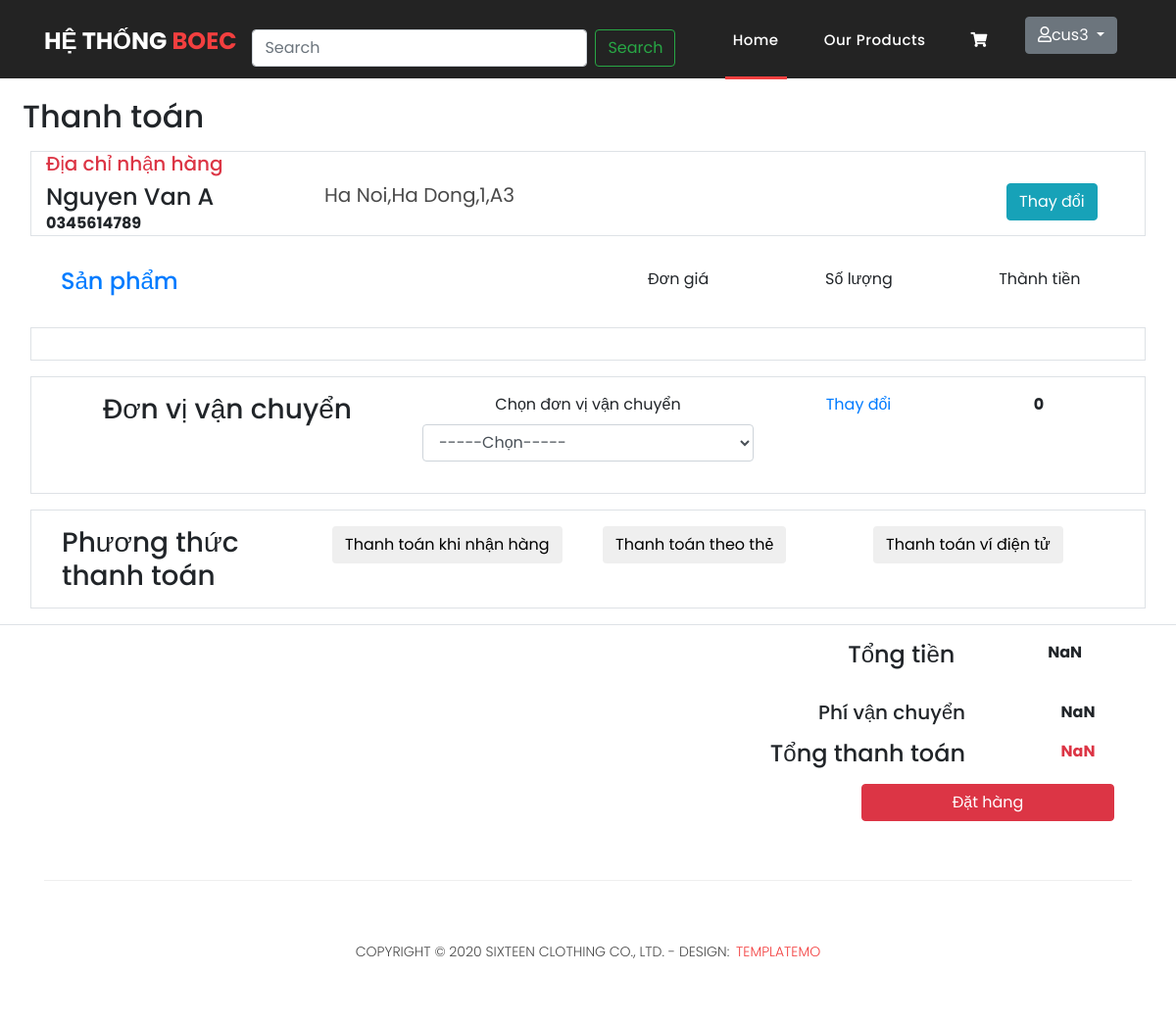
The app's page /cart/checkout/ (signed in) with its own data.
### user/models.py (models this page shows)
class CustomerUser(AbstractUser):
    phone_number =models.CharField(default='',max_length=15)

class Address(models.Model):
    id = models.AutoField(primary_key=True)
    reciever = models.CharField(default='Name of reciever',max_length=255)
    phone_reciever = models.CharField(default='reciever\'s phone number',max_length=255)
    user = models.ForeignKey(CustomerUser,on_delete=models.CASCADE)
    street =models.CharField(default='',max_length=255)
    apartment_number =models.CharField(default='',max_length=255)
    district=models.CharField(default='',max_length=255)
    city=models.CharField(default='',max_length=255)
    default=models.BooleanField(default=False)
    def ToString(self):
        return self.street+"," +self.apartment_number+","+self.district+","+ self.city

### order/models.py (models this page shows, shortened)
class Payment(models.Model):
    title = models.CharField(max_length=255)

### cart/views.py (the view, shortened to what this page needs)
# urls.py: path('checkout/',CheckoutView.as_view(),name="checkout"),
class CheckoutView(View):
    def get(seft,request):
        context={}
        if request.user.is_authenticated:
            cart=Cart.objects.get(user=CustomerUser.objects.get(id=request.user.id))
            user = CustomerUser.objects.get(id=request.user.id)
            add= Address.objects.filter(user = user,default = True)
            list_address = Address.objects.filter(user=user)
            print(len(add))
            ship=Shipping.objects.all()
            context['ship']= ship
            payment = Payment.objects.all()
            context['payment']= payment
            if(cart):
                cartItems= cart.cartitem_set.all()
                total=0
                for cart in cartItems:
                    cart.total= int(cart.quantity)*int(cart.item.sale_price)
                    total = total+ int(cart.quantity)*int(cart.item.sale_price)
                context['list'] =cartItems
                context['total']= total
                context['address']= add[0]
                context['list_add']= list_address
            return render(request,"cart/checkout.html",context)

### templates/cart/checkout.html (shortened to what this page needs)
{% extends 'homepage/base.html' %}
{% load static %}
{% block contentblock %}
<main style="padding-top:100px;">
    <div class="cart container-fluid">
        <h2 class="ml-2">Thanh toán</h2>
        <div class="row m-3 border">
            <div class="col-12">
                <h5 class="text-danger">Địa chỉ nhận hàng</h5>
                <div class="address_user">
                    <div class="row mt-2">
                        <div class="col-md-3">
                            <h4>{{address.reciever}} </h4>
                            <strong>{{address.phone_reciever}}</strong>
                        </div>
                        <div class="col-md-7">
                            <p class="address" name="address">{{address.ToString}}</p>
                        </div>
                        <div class="col-md-2 text-center">
                            <button type="button" class="btn btn-info" data-toggle="modal" data-target="#change_address">Thay đổi</button>
                        </div>
                    </div>
                </div>
            </div>
        </div>
        <div class="row m-3 p-3 text-center">
            <div class="col-md-6 text-left">
                <h4 class="text-primary">Sản phẩm</h4>
            </div>
            <div class="col-md-2">Đơn giá</div>
            <div class="col-md-2">Số lượng</div>
            <div class="col-md-2">Thành tiền</div>
        </div>
        <div class="row m-3 p-3 border text-center">
        </div>
        <div class="row m-3 p-3 border text-center">
            <div class="col-md-4">
                <h3>Đơn vị vận chuyển</h3>
            </div>
            <div class="col-md-4">
                <div class="form-group " >
                  <label for="">Chọn đơn vị vận chuyển</label>
                  <select class="form-control" name="" id="shipping" required>
                    <option value="" selected>-----Chọn-----</option>
                  </select>
                </div>
            </div>
            <div class="col-md-2">
                <a href="">Thay đổi</a>
            </div>
            <div class="col-md-2 ">
                <strong class="shipping-fee">0</strong>
            </div>
        </div>
        <div class="row m-3 p-3 border ">
            <div class="col-md-3">
                <h3 >Phương thức thanh toán</h3>
            </div>
            {% for method in payment%}
            <div class="col-md-3">
                <button class="btn " name="payment_method" data-id="{{method.id}}" >{{method.title}}</button>
            </div>
            {%endfor%}
        </div>
        <div class="row p-3 border-top ">
            <div class="col-md-10 text-right mb-3">
                <h4 >Tổng tiền</h4>
            </div>
            <div class="col-md-2 text-center">
                <strong class="price-product">{{total}}</strong>
            </div>
        </div>
        <div class="row">
            <div class="col-md-10 text-right mb-3">
                <h5 >Phí vận chuyển</h5>
            </div>
            <div class="col-md-2 text-center">
                <strong class="shipping-fee price-product">0</strong>
            </div>
        </div>
        <div class="row ">
            <div class="col-md-10 text-right mb-3">
                <h4>Tổng thanh toán</h4>
            </div>
            <div class="col-md-2 text-center text-danger">
                <strong id="total" class="price-product">{{total}}</strong>
            </div>
        </div>
        <div class="row pr-5 d-flex justify-content-end">
            <div class="col-md-3 text-center text-danger">
              <button class="btn btn-danger w-100" id="order">Đặt hàng</button>
            </div>
        </div>
    </div>
</main>
{%endblock%}

### templates/homepage/header.html (shortened to what this page needs)
<header class="">
  <nav class="navbar navbar-expand-lg ">
    <div class="container">
      <a class="navbar-brand" href="{% url 'core:index'%}"><h2>Hệ thống <em>BoEC</em></h2></a>
      <form class="form-inline my-2 my-lg-0" method="post" action="{% url 'product:search'%}">
        <input name="text_search"class="form-control mr-sm-2" type="search" placeholder="Search" aria-label="Search">
        <button class="btn btn-outline-success my-2 my-sm-0" type="submit">Search</button>
      </form>
      <div class="collapse navbar-collapse" id="navbarResponsive">
        <ul class="navbar-nav ml-auto">
          <li class="nav-item active">
            <a class="nav-link" href="{% url 'core:index'%}">Home
            </a>
          </li>
          {%if user.groups.all.0.name == 'customer'%}
          <li class="nav-item">
            <a class="nav-link" href="/product">Our Products</a>
          </li>
          {%endif%}
          {%if user.groups.all.0.name == 'customer'%}
          <li class="nav-item">
            <a class="nav-link" href="/cart"><i class="fas fa-shopping-cart"></i></a>
          </li>
          {%endif%}
          <li class="nav-item">
            {% if user.id is None %}
            <a class="nav-link" href="/account/login"> Login</a>
            {% else %}
            <div class="dropdown">
              <button class="btn btn-secondary dropdown-toggle" type="button" id="dropdownMenuButton" data-toggle="dropdown" aria-haspopup="true" aria-expanded="false">
                <i class="far fa-user"></i>{{user}}
              </button>
            </div>
              {%endif %}
          </li>
        </ul>
      </div>
    </div>
  </nav>
</header>

### static/assets/css/style.css (style rules this page uses)
.address { font-size: 20px; font-weight: 400; }

### static/assets/css/templatemo-sixteen.css (style rules this page uses)
body { font-family: 'Poppins', sans-serif; overflow-x: hidden; text-rendering: optimizeLegibility; -webkit-font-smoothing: antialiased; -moz-osx-font-smoothing: grayscale; }
p { margin-bottom: 0px; font-size: 14px; font-weight: 300; color: #4a4a4a; line-height: 24px; }
a { text-decoration: none!important; }
ul { padding: 0; margin: 0; list-style: none; }
h1,h2,h3,h4,h5,h6 { margin: 0px; }
header { position: absolute; z-index: 99999; width: 100%; height: 80px; background-color: #232323; -webkit-transition: all 0.3s ease-in-out 0s; -moz-transition: all 0.3s ease-in-out 0s; -o-transition: all 0.3s ease-in-out 0s; transition: all 0.3s ease-in-out 0s; }
header .navbar { padding: 17px 0px; }
.navbar .navbar-brand { float: left; margin-top: -12px; outline: none; }
.navbar .navbar-brand h2 { color: #fff; text-transform: uppercase; font-size: 24px; font-weight: 700; -webkit-transition: all .3s ease 0s; -moz-transition: all .3s ease 0s; -o-transition: all .3s ease 0s; transition: all .3s ease 0s; }
.navbar .navbar-brand h2 em { font-style: normal; color: #f33f3f; }
#navbarResponsive { z-index: 999; }
.navbar-collapse { text-align: center; }
.navbar .navbar-nav .nav-item { margin: 0px 15px; }
.navbar .navbar-nav a.nav-link { text-transform: capitalize; font-size: 15px; font-weight: 500; letter-spacing: 0.5px; color: #fff; transition: all 0.5s; margin-top: 5px; }
.navbar .navbar-nav .nav-link:hover, .navbar .navbar-nav .active>.nav-link, .navbar .navbar-nav .nav-link.active, .navbar .navbar-nav .nav-link.show, .navbar .navbar-nav .show>.nav-link { color: #fff; padding-bottom: 25px; border-bottom: 3px solid #f33f3f; }

### records on screen
CustomerUser: username "cus3"
Address: reciever "Nguyen Van A", phone_reciever "0345614789", ToString "Ha Noi,Ha Dong,1,A3"
Payment: title "Thanh toán khi nhận hàng"
Payment: title "Thanh toán theo thẻ"
Payment: title "Thanh toán ví điện tử"
